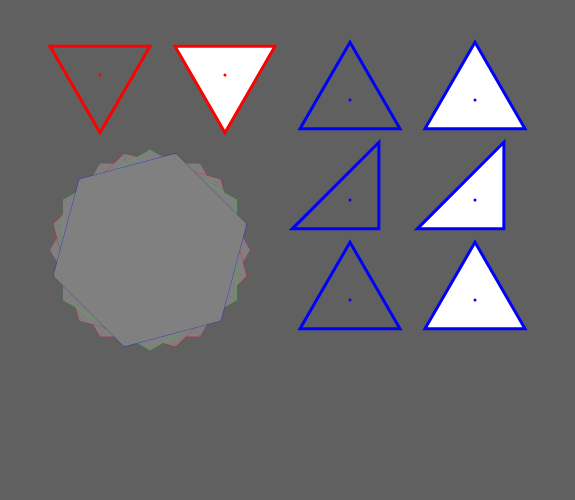
Frame 1 (no input)
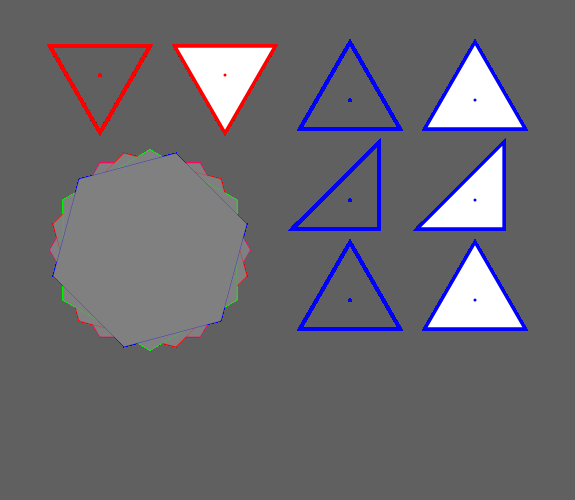
Frame 60 (no input)
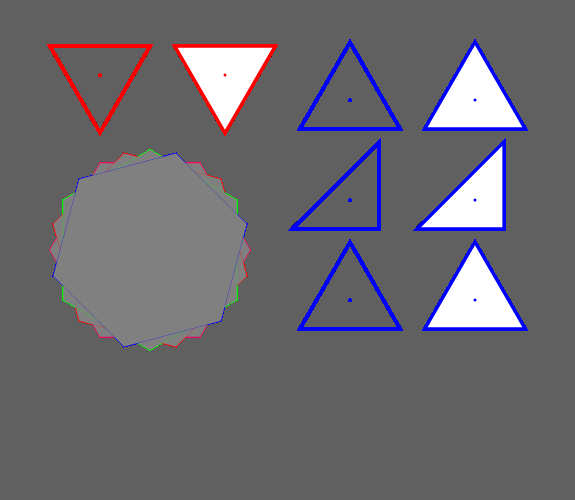
Frame 120 (the mouse pressed at the canvas centre since frame 60)

The p5.js sketch that drew these frames (run headless with seeded random() and noise() and a simulated clock; from frame 60 on, the mouse is pressed at the canvas centre):

// p5.js sketch
// ── sketch.js
function setup() {
  createCanvas(575,500);
  background(96);
  noFill();
  angleMode(DEGREES);
}

function draw() {

//daria equal triangle
push();
stroke(255, 0, 0);
strokeWeight(3);
  darRightTri(100, 75, 100, 0);
  point(100,75);
fill(255);
  darRightTri(225, 75, 100, 0);
  point(225,75);
pop();
//lyndon equal triangle
push();
stroke(0, 0, 255);
strokeWeight(3);
  lynTriEqual(350, 100, 100, 0);
  point(350,100);
fill(255);
  lynTriEqual(475, 100, 100, 0);
  point(475,100);
pop();
//lyndon right triangle
push();
stroke(0, 0, 255);
strokeWeight(3);
  lynTriRight(350, 200, 1, 1, 100, 0);
  point(350,200);
fill(255);
  lynTriRight(475, 200, 1, 1, 100, 0);
  point(475,200);
pop();
//lyndon isosceles triangle
push();
stroke(0, 0, 255);
strokeWeight(3);
  lynTriIsosceles(350, 300, 1, 1, 100, 0);
  point(350,300);
fill(255);
  lynTriIsosceles(475, 300, 1, 1, 100, 0);
  point(475,300);
pop();

//lyndon hexagon
push();
 strokeWeight(.5);
 stroke(239,13,103);
  lynHex(150, 250, 100, 0);
 stroke(255, 0, 0);
  lynHex(150, 250, 100, 15);
 stroke(0, 255, 0);
  lynHex(150, 250, 100, 30);
 stroke(0, 0, 255);
  lynHex(150, 250, 100, 45);
 pop();
}

function darRightTri(lx, ly, sc, r){
  let x1 = -(sc * 0.5);
  let x2 = sc * 0.5;
  let x3 = 0;
  let y1 = -(sc * Math.sqrt(0.75) / 3);
  let y2 = -(sc * Math.sqrt(0.75) / 3)
  let y3 = sc / Math.sqrt(3);

  push();
  translate(lx, ly);
  rotate(r);
  triangle(x1, y1, x2, y2, x3, y3);
  pop();
}

//equal
function lynTriEqual(lx, ly, sc, r){
  //let side = sc;
  let s2 = sc/2;
  let long = sc / Math.sqrt(3);
  let small = (Math.sqrt(0.75)/3) * sc;

  let x1 = -s2;
  let x2 = 0;
  let x3 = s2;
  let y1 = small;
  let y2 = -long;
  let y3 = small;

  push();
   translate(lx, ly);
   rotate(r);
    triangle(x1, y1, x2, y2, x3, y3);
  pop();
}
//right
function lynTriRight(lx, ly, s1, s2, sc, r){

  let s = (Math.sqrt(0.75)/3)
  let l = s * 2

  let x1 = -l*sc*s1
  let x2 = s*sc
  let x3 = s*sc
  let y1 = s*sc*s2
  let y2 = s*sc*s2
  let y3 = -l*sc*s2

  push();
   translate(lx, ly);
   rotate(r);
    triangle(x1, x2, x3, y1, y2, y3);
  pop();
}
//isosceles 
function lynTriIsosceles(lx, ly, s1, s2, sc, r){

  let s = (Math.sqrt(0.75)/3)
  let l = s * 2

  let x1 = -s1/2*sc
  let x2 = s1/2*sc
  let x3 = 0
  let y1 = s*sc
  let y3 = -s2*l*sc

  push();
   translate(lx, ly);
   rotate(r);
    triangle(x1, y1, x2, y1, x3, y3)
  pop();
}

//hexagon
function lynHex(lx, ly, sc, r){

  let y1 = Math.sqrt(0.75)*sc;
  
  push();
   translate(lx, ly);
   rotate(r);
    line(-sc/2, -y1, sc/2, -y1);
    line(sc/2, -y1, sc, 0);
    line(sc, 0, sc/2, y1);
    line(sc/2, y1, -sc/2, y1);
    line(-sc/2, y1, -sc, 0);
    line(-sc, 0, -sc/2, -y1);
  pop();   

  let b1 = (y1/3);
  let f = (255,64,128);

push();
 translate(lx, ly);
 rotate(r); 
  fill(f);
noStroke();
lynTriEqual( 0, y1-b1, 100, 0);
lynTriEqual( -sc/2, -b1, 100, 0);
lynTriEqual( sc/2, -b1, 100, 0);

lynTriEqual( 0, -y1+b1, 100, 180);
lynTriEqual( -sc/2, b1, 100, 180);
lynTriEqual( sc/2, b1, 100, 180);
pop();


}
